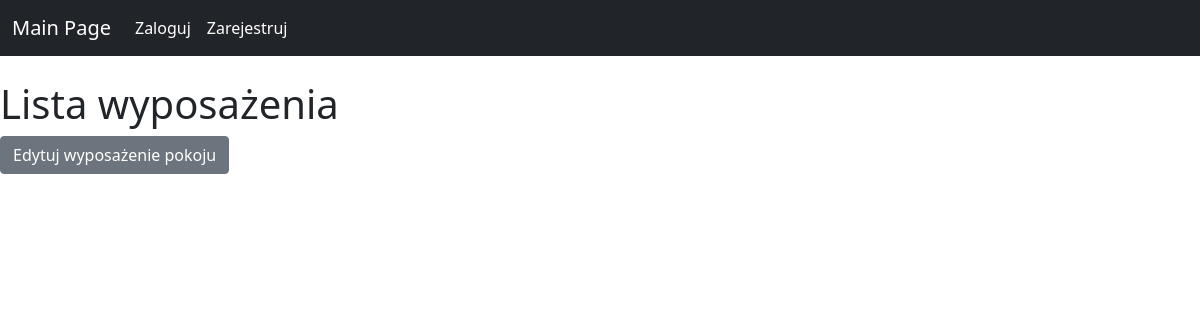
Before: /reservationSystem/adminPanel/roomDetails/17 with the older database file.
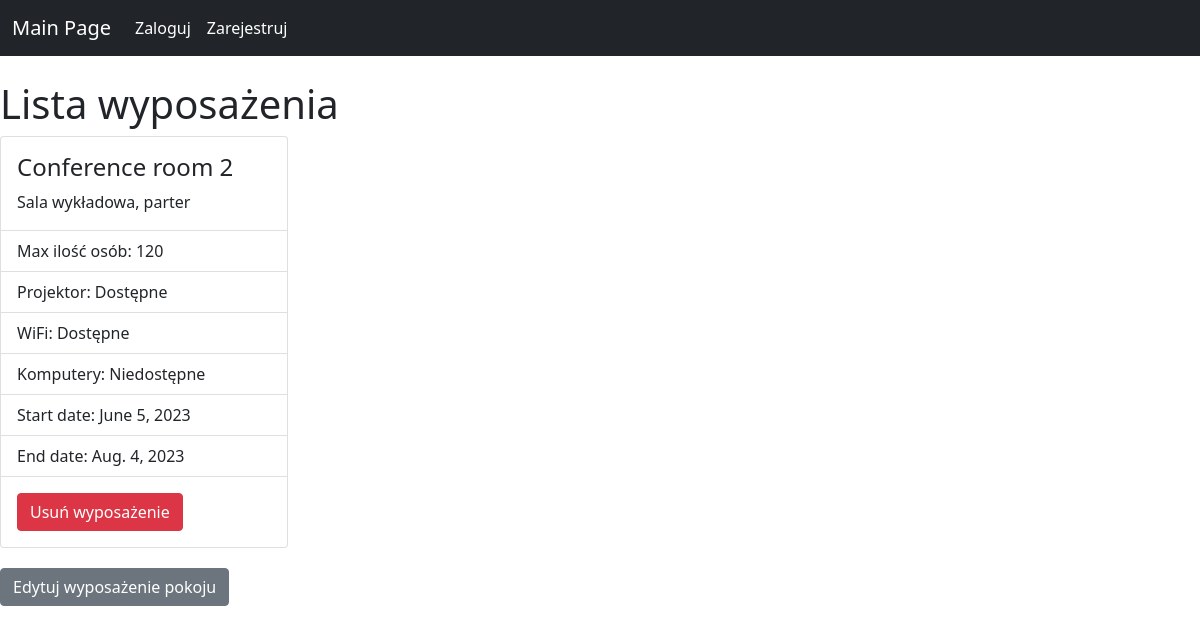
After: the same page with the newer database file.
### reservationSystem/models.py (models this page shows, shortened)
class Equipment(models.Model):
    room = models.ForeignKey(Room, on_delete=models.CASCADE)
    capacity = models.IntegerField('Capacity')
    projector = models.BooleanField(default=False)
    WiFi = models.BooleanField(default=False)
    computers = models.BooleanField(default=False)
    start_date = models.DateField(null=False, blank=True)
    end_date = models.DateField(null=False, blank=True)

class Room(models.Model):
    name = models.CharField('Room name' ,max_length=255)
    description = models.TextField(blank=True)

### reservationSystem/views.py (the view)
# urls.py: path('adminPanel/roomDetails/<int:roomId>', views.roomDetails, name='roomDetails'),
def roomDetails(request, roomId):
    equipments = Equipment.objects.filter(room=roomId)
    context = {
        'equipment_list': equipments,
        'roomId': roomId,
    }
    return render(request, 'roomDetails.html', context)

### reservationSystem/templates/roomDetails.html
{% extends 'base.html' %}
{% block content %}
    <h1>Lista wyposażenia</h1>
    {% for equipment in equipment_list %}
    <div class="card" style="width: 18rem;">
        <div class="card-body">
        <h4 class="card-title">{{equipment.room.name}}</h4>
        <p class="card-text">{{equipment.room.description}}</p>
        </div>
        <ul class="list-group list-group-flush">
            <li class="list-group-item">Max ilość osób: {{equipment.capacity}}</li>
        <li class="list-group-item">Projektor: {% if equipment.projector %}Dostępne{% else %}Niedostępne{% endif %}</li>
        <li class="list-group-item">WiFi: {% if equipment.WiFi %}Dostępne{% else %}Niedostępne{% endif %}</li>
        <li class="list-group-item">Komputery: {% if equipment.computers %}Dostępne{% else %}Niedostępne{% endif %}</li>
        <li class="list-group-item">Start date: {{equipment.start_date}}</li>
        <li class="list-group-item">End date: {{equipment.end_date}}</li>
        </ul>
        <div class="card-body">
            <a href="{% url 'deleteEquipment' equipment.id %}" class="btn btn-danger">Usuń wyposażenie</a>
        </div>
    </div>
    {% endfor %}
    <a href="{% url 'editRoom' roomId %}" class="btn btn-secondary">Edytuj wyposażenie pokoju</a>
{% endblock %}

Changed rows visible on the page:
added Equipment: room.name "Conference room 2", room.description "Sala wykładowa, parter", capacity "120", projector "Dostępne", WiFi "Dostępne", computers "Niedostępne", start_date "June 5, 2023", end_date "Aug. 4, 2023"
